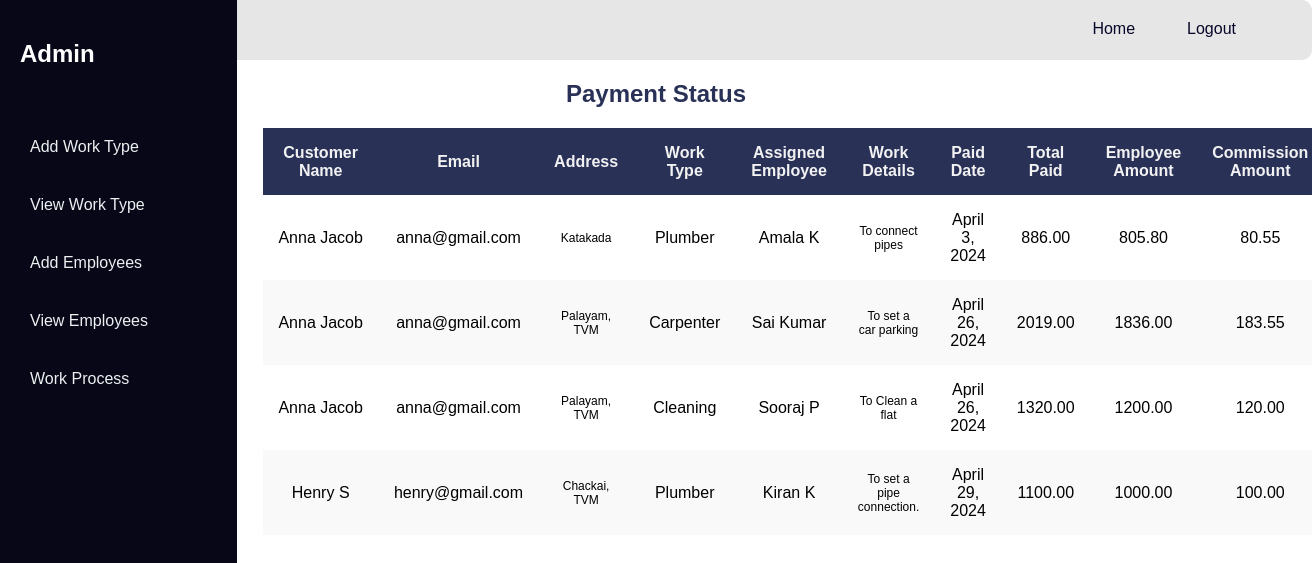
/adminapp/view_user_payment_status/, run on the app's committed database.
### Customer/models.py (models this page shows)
class Job_Application(models.Model):
    user_id = models.ForeignKey(User,related_name='children_one', on_delete=models.CASCADE)
    department_id=models.ForeignKey(Department,on_delete=models.CASCADE,null=True)
    work_details = models.CharField(max_length=130)
    work_date = models.DateField()
    employee_assigned_id=models.ForeignKey(User, related_name='children_two',on_delete=models.CASCADE, default=1)
    status = models.CharField(max_length=20,  default='Pending')
    apply_date=models.DateTimeField(auto_now_add=True, blank=True)
    status_updated = models.DateTimeField(null=True, blank=True)
    paid_amount=models.DecimalField(max_digits=8, decimal_places=2,null=True)
    comm_amount=models.DecimalField(max_digits=8, decimal_places=2,null=True)
    emp_amount=models.DecimalField(max_digits=8, decimal_places=2,null=True)
    is_feedback=models.BooleanField(default=0)
    is_rated=models.BooleanField(default=0)
    rating=models.IntegerField(default=0)
    feedback_details = models.CharField(max_length=230,null=True)

### Home/models.py (models this page shows)
class User(AbstractUser):
    usertype = models.CharField(max_length=50)
    address = models.CharField(max_length=255)
    phone_number = models.IntegerField(default=0)

### Admin/models.py (models this page shows)
class Department(models.Model):
    dept_name=models.CharField(max_length=30)

### Admin/views.py (the view)
# urls.py: path('view_user_payment_status/',view_user_payment_status,name='view_user_payment_status'),
def view_user_payment_status(request):
    result=Job_Application.objects.filter(status='Paid').select_related(
    'user_id', 'department_id'
).prefetch_related(
    'user_id_id__User_Details'
)
    print(result)
    return render(request,'admin/view_user_payment_status.html',{'result':result})

### Admin/templates/admin/view_user_payment_status.html (shortened to what this page needs)
{% extends 'admin/shared/base1.html' %}
{% block content %}
                <h2 style="color: #293157; text-align: center; ">Payment Status</h2>
            <div class="table-container">
            {% if result %}
                <table class="custom-table">
                    <thead>
                        <tr>
                            <th scope="col">Customer Name</th>
                            <th scope="col">Email</th>
                            <th scope="col">Address</th>
                            <th scope="col">Work Type</th>
                            <th scope="col">Assigned Employee</th>
                            <th scope="col">Work Details</th>
                            <th scope="col">Paid Date</th>
                            <th scope="col">Total Paid</th>
                            <th scope="col">Employee Amount</th>
                            <th scope="col">Commission Amount</th>
                        </tr>
                    </thead>
                    <tbody>
                        {% for i in result %}
                        <tr>
                            <td style=" white-space: nowrap;">{{i.user_id.first_name}} {{i.user_id.last_name}}</td>
                            <td>{{i.user_id.email}}</td>
                            <td style="font-size: 12px;">{{i.user_id.address}}</td>
                            <td>{{i.department_id.dept_name}}</td>
                            <td>{{i.employee_assigned_id.first_name}} {{i.employee_assigned_id.last_name}}</td>
                            <td style="font-size: 12px;">{{i.work_details}}</td>
                            <td>{{i.status_updated |date:"F j, Y"}}</td>
                            <td>{{i.paid_amount}}</td>
                            <td>{{i.emp_amount}}</td>
                            <td>{{i.comm_amount}}</td>
                        </tr>
                        {% endfor %}
                    </tbody>
                </table>
                   {% else %}
                <h3>No Data to Display</h3>
                {% endif %}
            </div>
{% endblock content %}

### Admin/templates/admin/shared/base1.html (style rules this page uses)
body { margin: 0; font-family: 'Arial', sans-serif; }

### Admin/templates/admin/view_user_payment_status.html (style rules this page uses)
.table-container { width: 60%; margin: 20px auto; }
.custom-table { width: 100%; border-collapse: collapse; margin-top: 20px; border: 1px solid #ddd; }
.custom-table th, .custom-table td { border: 1px solid transparent; padding: 15px; text-align: center; }
.custom-table th { background-color: #293157; color: #f2f2f2; }
.custom-table tr:nth-child(even) { background-color: #f9f9f9; }

### data on the page
Job_Application: user_id.first_name "Anna", user_id.last_name "Jacob", user_id.email "anna@gmail.com", user_id.address "Katakada", department_id.dept_name "Plumber", employee_assigned_id.first_name "Amala", employee_assigned_id.last_name "K", work_details "To connect pipes", status_updated "April 3, 2024", paid_amount "886.00", emp_amount "805.80", comm_amount "80.55"
Job_Application: user_id.first_name "Anna", user_id.last_name "Jacob", user_id.email "anna@gmail.com", user_id.address "Palayam, TVM", department_id.dept_name "Carpenter", employee_assigned_id.first_name "Sai", employee_assigned_id.last_name "Kumar", work_details "To set a car parking", status_updated "April 26, 2024", paid_amount "2019.00", emp_amount "1836.00", comm_amount "183.55"
Job_Application: user_id.first_name "Anna", user_id.last_name "Jacob", user_id.email "anna@gmail.com", user_id.address "Palayam, TVM", department_id.dept_name "Cleaning", employee_assigned_id.first_name "Sooraj", employee_assigned_id.last_name "P", work_details "To Clean a flat", status_updated "April 26, 2024", paid_amount "1320.00", emp_amount "1200.00", comm_amount "120.00"
Job_Application: user_id.first_name "Henry", user_id.last_name "S", user_id.email "henry@gmail.com", user_id.address "Chackai, TVM", department_id.dept_name "Plumber", employee_assigned_id.first_name "Kiran", employee_assigned_id.last_name "K", work_details "To set a pipe connection.", status_updated "April 29, 2024", paid_amount "1100.00", emp_amount "1000.00", comm_amount "100.00"
